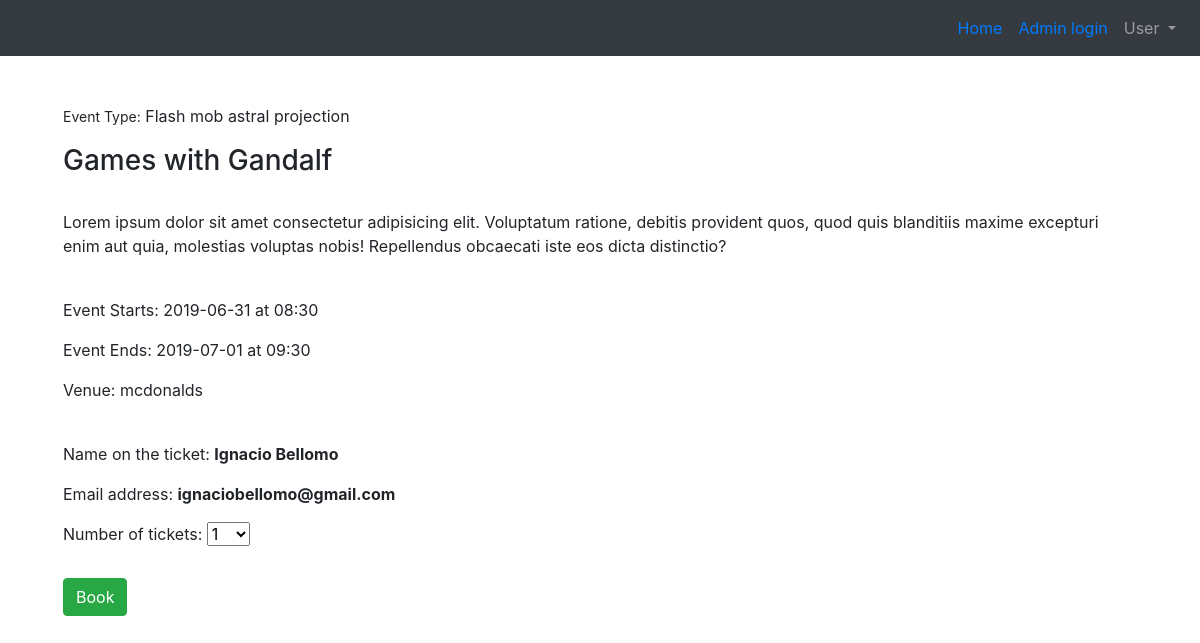
The app's page /book/1 (signed in), older data.
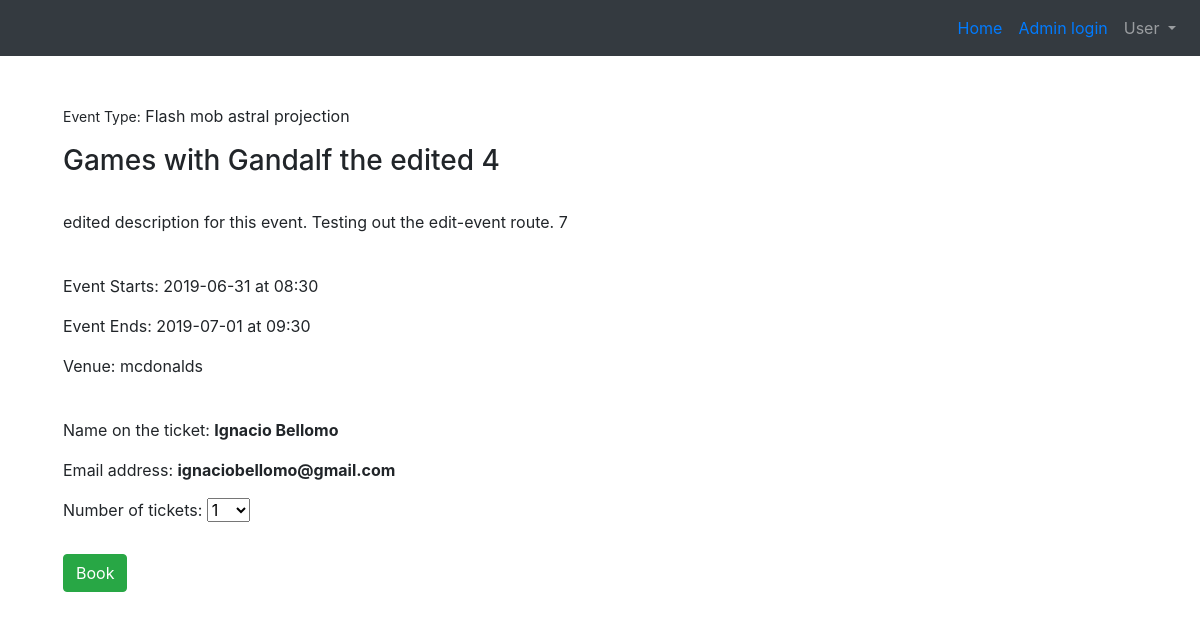
The same page, newer data.
### tables this page shows
CREATE TABLE 'events' ( eventID INTEGER PRIMARY KEY AUTOINCREMENT NOT NULL,'eventName' VARCHAR NOT NULL,'ticketsLeft' INTEGER NOT NULL,
  type VARCHAR NOT NULL,'startDate' date NOT NULL,'endDate' date NOT NULL,
  description VARCHAR NOT NULL,
  venueID INTEGER NOT NULL,
  adminID INTEGER NOT NULL
, 'endTime'  time NOT NULL  , 'startTime'  time NOT NULL  );

### application.py (the view)
@app.route("/book/<eventID>", methods=["POST", "GET"])
@login_required
def book(eventID):
    if request.method == "POST":
        if not request.form.get("tickets"):
            msg = "no tic"
            return render_template("error.html", msg=msg)
        if not eventID:
            msg = "no id"
            return render_template("error.html", msg=msg)
        else:
            db.execute(newTransaction, userID=session["user_id"], eventID=eventID, tickets=request.form.get("tickets"))
            db.execute(ticketSale, tic=request.form.get("tickets"), eventID=eventID)
            msg = "Success!"
            return render_template("confirmation.html", msg=msg)
    else:
        if not eventID:
            msg = "no id"
            return render_template("error.html", msg=msg)
        event = db.execute(eventQry, eventID=eventID)
        event = event[0]
        venue = db.execute(venueQry, venueID=event["venueID"])
        venue = venue[0]
        usr = db.execute(userQry, userID=session["user_id"])
        usr = usr[0]
        return render_template("booking.html", event=event, venue=venue, usr=usr)

### application.py (called while the page is built)
@app.after_request
def after_request(response):
    response.headers["Cache-Control"] = "no-cache, no-store, must-revalidate"
    response.headers["Expires"] = 0
    response.headers["Pragma"] = "no-cache"
    return response

### helpers.py (called while the page is built)
def login_required(f):
    @wraps(f)
    def decorated_function(*args, **kwargs):
        if session.get("user_id") is None:
            return redirect("/login")
        return f(*args, **kwargs)
    return decorated_function

### templates/booking.html (shortened to what this page needs)
{% extends "base.html" %}
{% block body %}
<div class="container" centered>
    <form action="{{ '/book/%s'%event.eventID|urlencode }}" method="post" name="book">
        <div class="form-group">
            <p><span style="font-size:14px">Event Type:</span> {{ event.type }}</p>
            <h3>{{event.eventName}}</h3><br>
            <p>{{event.description}}</p><br>
            <p>Event Starts: {{ event.startDate }} at {{ event.startTime }}</p>
            <p>Event Ends: {{ event.endDate }} at {{ event.endTime }}</p>
            <p>Venue: {{venue.venueName}}</p>
            <br>
            <p>Name on the ticket: <span><strong>{{usr.fName}} {{usr.lName}}</strong></span></p>
            <p>Email address: <span><strong>{{usr.email}}</strong></span></p>
        </div>
        <div class="form-box">
            <label for="numberTickets">Number of tickets: </label>
            <select name="tickets">
                {% for i in range(event.ticketsLeft) %}
                <option value="{{i+1}}">{{i + 1}}</option>
                {% endfor %}
            </select>
        </div><br>
        <div class="form-box">
            <button class="btn btn-success" type="submit" id="post">Book</button>
        </div>
    </form>
</div>
{%endblock %}

Row changes from the older to the newer data that the page shows:
changed events "Flash mob astral projection": eventName "Games with Gandalf" → "Games with Gandalf the edited 4"; description "Lorem ipsum dolor sit amet consectetur adipisicing elit. Voluptatum ratione, debitis provident quos, quod quis blanditiis maxime excepturi enim aut quia, molestias voluptas nobis! Repellendus obcaecati iste eos dicta distinctio?" → "edited description for this event. Testing out the edit-event route. 7"
